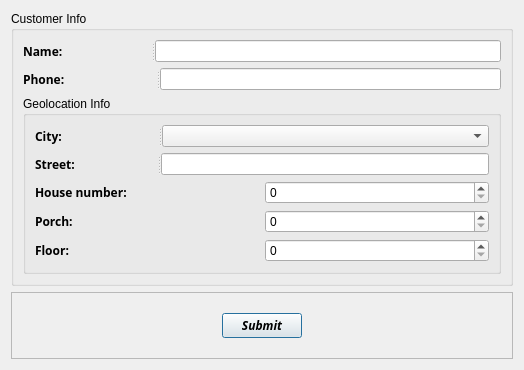
<?xml version="1.0" encoding="UTF-8"?>
<ui version="4.0">
 <class>CustomerAddWindow</class>
 <widget class="QDialog" name="CustomerAddWindow">
  <property name="geometry">
   <rect>
    <x>0</x>
    <y>0</y>
    <width>524</width>
    <height>370</height>
   </rect>
  </property>
  <property name="minimumSize">
   <size>
    <width>524</width>
    <height>287</height>
   </size>
  </property>
  <property name="windowTitle">
   <string>Add customer</string>
  </property>
  <layout class="QVBoxLayout" name="verticalLayout_2">
   <item>
    <widget class="QGroupBox" name="customer_gBox">
     <property name="title">
      <string>Customer Info</string>
     </property>
     <layout class="QVBoxLayout" name="verticalLayout">
      <item>
       <widget class="QSplitter" name="splitter_4">
        <property name="orientation">
         <enum>Qt::Horizontal</enum>
        </property>
        <widget class="QLabel" name="name_l">
         <property name="font">
          <font>
           <family>Lucida Handwriting</family>
           <weight>75</weight>
           <italic>false</italic>
           <bold>true</bold>
          </font>
         </property>
         <property name="text">
          <string>Name:</string>
         </property>
        </widget>
        <widget class="QLineEdit" name="name_le"/>
       </widget>
      </item>
      <item>
       <widget class="QSplitter" name="splitter_3">
        <property name="orientation">
         <enum>Qt::Horizontal</enum>
        </property>
        <widget class="QLabel" name="post_l">
         <property name="font">
          <font>
           <family>Lucida Handwriting</family>
           <weight>75</weight>
           <italic>false</italic>
           <bold>true</bold>
          </font>
         </property>
         <property name="text">
          <string>Phone:</string>
         </property>
        </widget>
        <widget class="QLineEdit" name="phone_le">
         <property name="maxLength">
          <number>12</number>
         </property>
        </widget>
       </widget>
      </item>
      <item>
       <widget class="QGroupBox" name="geo_gBox">
        <property name="title">
         <string>Geolocation Info</string>
        </property>
        <layout class="QVBoxLayout" name="verticalLayout_3">
         <item>
          <widget class="QSplitter" name="splitter_5">
           <property name="orientation">
            <enum>Qt::Horizontal</enum>
           </property>
           <widget class="QLabel" name="city_l">
            <property name="font">
             <font>
              <family>Lucida Handwriting</family>
              <weight>75</weight>
              <italic>false</italic>
              <bold>true</bold>
             </font>
            </property>
            <property name="text">
             <string>City:</string>
            </property>
           </widget>
           <widget class="QComboBox" name="city_cBox"/>
          </widget>
         </item>
         <item>
          <widget class="QSplitter" name="splitter_2">
           <property name="orientation">
            <enum>Qt::Horizontal</enum>
           </property>
           <widget class="QLabel" name="street_l">
            <property name="font">
             <font>
              <family>Lucida Handwriting</family>
              <weight>75</weight>
              <italic>false</italic>
              <bold>true</bold>
             </font>
            </property>
            <property name="text">
             <string>Street:</string>
            </property>
           </widget>
           <widget class="QLineEdit" name="street_le"/>
          </widget>
         </item>
         <item>
          <layout class="QHBoxLayout" name="horizontalLayout_4">
           <item>
            <widget class="QLabel" name="house_num_l">
             <property name="font">
              <font>
               <family>Lucida Handwriting</family>
               <weight>75</weight>
               <italic>false</italic>
               <bold>true</bold>
              </font>
             </property>
             <property name="text">
              <string>House number:</string>
             </property>
            </widget>
           </item>
           <item>
            <widget class="QSpinBox" name="house_num_sBox">
             <property name="maximum">
              <number>10000</number>
             </property>
            </widget>
           </item>
          </layout>
         </item>
         <item>
          <layout class="QHBoxLayout" name="horizontalLayout">
           <item>
            <widget class="QLabel" name="porch_l">
             <property name="font">
              <font>
               <family>Lucida Handwriting</family>
               <weight>75</weight>
               <italic>false</italic>
               <bold>true</bold>
              </font>
             </property>
             <property name="text">
              <string>Porch:</string>
             </property>
            </widget>
           </item>
           <item>
            <widget class="QSpinBox" name="porch_sBox">
             <property name="maximum">
              <number>10000</number>
             </property>
            </widget>
           </item>
          </layout>
         </item>
         <item>
          <layout class="QHBoxLayout" name="horizontalLayout_2">
           <item>
            <widget class="QLabel" name="floor_l">
             <property name="font">
              <font>
               <family>Lucida Handwriting</family>
               <weight>75</weight>
               <italic>false</italic>
               <bold>true</bold>
              </font>
             </property>
             <property name="text">
              <string>Floor:</string>
             </property>
            </widget>
           </item>
           <item>
            <widget class="QSpinBox" name="floor_sBox">
             <property name="maximum">
              <number>10000</number>
             </property>
            </widget>
           </item>
          </layout>
         </item>
        </layout>
       </widget>
      </item>
     </layout>
    </widget>
   </item>
   <item>
    <widget class="QFrame" name="ctrl_fr">
     <property name="frameShape">
      <enum>QFrame::StyledPanel</enum>
     </property>
     <property name="frameShadow">
      <enum>QFrame::Raised</enum>
     </property>
     <layout class="QHBoxLayout" name="horizontalLayout_5">
      <item>
       <spacer name="horizontalSpacer_2">
        <property name="orientation">
         <enum>Qt::Horizontal</enum>
        </property>
        <property name="sizeHint" stdset="0">
         <size>
          <width>40</width>
          <height>20</height>
         </size>
        </property>
       </spacer>
      </item>
      <item>
       <widget class="QPushButton" name="submit_btn">
        <property name="font">
         <font>
          <family>Sitka Subheading</family>
          <weight>75</weight>
          <italic>true</italic>
          <bold>true</bold>
         </font>
        </property>
        <property name="text">
         <string>Submit</string>
        </property>
       </widget>
      </item>
      <item>
       <spacer name="horizontalSpacer">
        <property name="orientation">
         <enum>Qt::Horizontal</enum>
        </property>
        <property name="sizeHint" stdset="0">
         <size>
          <width>40</width>
          <height>20</height>
         </size>
        </property>
       </spacer>
      </item>
     </layout>
    </widget>
   </item>
  </layout>
 </widget>
 <resources/>
 <connections/>
</ui>
